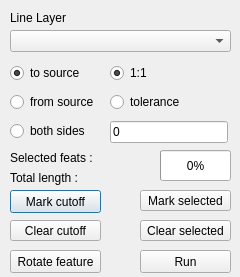
<?xml version="1.0" encoding="UTF-8"?>
<ui version="4.0">
 <class>NetAnalDialogBase</class>
 <widget class="QDialog" name="NetAnalDialogBase">
  <property name="geometry">
   <rect>
    <x>0</x>
    <y>0</y>
    <width>240</width>
    <height>277</height>
   </rect>
  </property>
  <property name="minimumSize">
   <size>
    <width>240</width>
    <height>277</height>
   </size>
  </property>
  <property name="maximumSize">
   <size>
    <width>240</width>
    <height>277</height>
   </size>
  </property>
  <property name="windowTitle">
   <string>NetAnal</string>
  </property>
  <widget class="QWidget" name="verticalLayoutWidget">
   <property name="geometry">
    <rect>
     <x>10</x>
     <y>60</y>
     <width>105</width>
     <height>86</height>
    </rect>
   </property>
   <layout class="QVBoxLayout" name="verticalLayout">
    <item>
     <widget class="QRadioButton" name="radioButton_to_source">
      <property name="text">
       <string>to source</string>
      </property>
      <property name="checked">
       <bool>true</bool>
      </property>
     </widget>
    </item>
    <item>
     <widget class="QRadioButton" name="radioButton_from_source">
      <property name="text">
       <string>from source</string>
      </property>
     </widget>
    </item>
    <item>
     <widget class="QRadioButton" name="radioButton_both_directions">
      <property name="text">
       <string>both sides</string>
      </property>
     </widget>
    </item>
   </layout>
  </widget>
  <widget class="QComboBox" name="comboBox_layers">
   <property name="geometry">
    <rect>
     <x>10</x>
     <y>30</y>
     <width>221</width>
     <height>22</height>
    </rect>
   </property>
  </widget>
  <widget class="QLabel" name="label">
   <property name="geometry">
    <rect>
     <x>10</x>
     <y>10</y>
     <width>101</width>
     <height>16</height>
    </rect>
   </property>
   <property name="text">
    <string>Line Layer</string>
   </property>
  </widget>
  <widget class="QWidget" name="verticalLayoutWidget_2">
   <property name="geometry">
    <rect>
     <x>110</x>
     <y>60</y>
     <width>118</width>
     <height>88</height>
    </rect>
   </property>
   <layout class="QVBoxLayout" name="verticalLayout_2">
    <item>
     <widget class="QRadioButton" name="radioButton_exact_match">
      <property name="text">
       <string>1:1</string>
      </property>
      <property name="checked">
       <bool>true</bool>
      </property>
     </widget>
    </item>
    <item>
     <widget class="QRadioButton" name="radioButton_tolerance">
      <property name="text">
       <string>tolerance</string>
      </property>
     </widget>
    </item>
    <item>
     <widget class="QLineEdit" name="lineEdit_tolerance">
      <property name="toolTip">
       <string>input tol : 0.01</string>
      </property>
      <property name="text">
       <string>0</string>
      </property>
     </widget>
    </item>
   </layout>
  </widget>
  <widget class="QLabel" name="label_selected_count">
   <property name="geometry">
    <rect>
     <x>10</x>
     <y>150</y>
     <width>141</width>
     <height>16</height>
    </rect>
   </property>
   <property name="text">
    <string>Selected feats :</string>
   </property>
  </widget>
  <widget class="QLabel" name="label_total_length">
   <property name="geometry">
    <rect>
     <x>10</x>
     <y>170</y>
     <width>141</width>
     <height>16</height>
    </rect>
   </property>
   <property name="text">
    <string>Total length :</string>
   </property>
  </widget>
  <widget class="QPushButton" name="pushButton_mark_cutoffs">
   <property name="geometry">
    <rect>
     <x>10</x>
     <y>190</y>
     <width>91</width>
     <height>23</height>
    </rect>
   </property>
   <property name="text">
    <string>Mark cutoff</string>
   </property>
  </widget>
  <widget class="QPushButton" name="pushButton_reverse_feature">
   <property name="geometry">
    <rect>
     <x>10</x>
     <y>250</y>
     <width>91</width>
     <height>23</height>
    </rect>
   </property>
   <property name="text">
    <string>Rotate feature</string>
   </property>
  </widget>
  <widget class="QPushButton" name="pushButton_run">
   <property name="geometry">
    <rect>
     <x>140</x>
     <y>250</y>
     <width>91</width>
     <height>23</height>
    </rect>
   </property>
   <property name="text">
    <string>Run</string>
   </property>
  </widget>
  <widget class="QProgressBar" name="progressBar">
   <property name="geometry">
    <rect>
     <x>160</x>
     <y>150</y>
     <width>71</width>
     <height>31</height>
    </rect>
   </property>
   <property name="value">
    <number>0</number>
   </property>
  </widget>
  <widget class="QPushButton" name="pushButton_clear_cutoffs">
   <property name="geometry">
    <rect>
     <x>10</x>
     <y>220</y>
     <width>91</width>
     <height>21</height>
    </rect>
   </property>
   <property name="text">
    <string>Clear cutoff</string>
   </property>
  </widget>
  <widget class="QPushButton" name="pushButton_mark_selected">
   <property name="geometry">
    <rect>
     <x>140</x>
     <y>190</y>
     <width>91</width>
     <height>21</height>
    </rect>
   </property>
   <property name="text">
    <string>Mark selected</string>
   </property>
  </widget>
  <widget class="QPushButton" name="pushButton_clear_selected">
   <property name="geometry">
    <rect>
     <x>140</x>
     <y>220</y>
     <width>91</width>
     <height>21</height>
    </rect>
   </property>
   <property name="text">
    <string>Clear selected</string>
   </property>
  </widget>
 </widget>
 <resources/>
 <connections/>
</ui>
